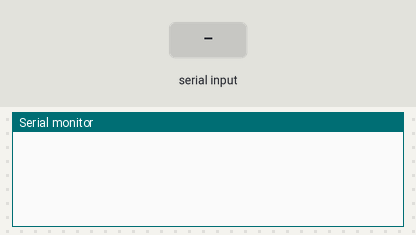
The sketch below on a simulated Arduino Uno, built with avr-gcc and run on an emulated ATmega328P. On the bench: the last lines printed to the serial monitor. The test bench sets the inputs (shaded band).

Above: at 1.3 s.
1.4 s: "A" received over Serial
At 2.7 s:
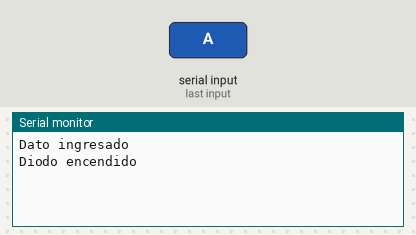
3.0 s: "a" received over the second serial link
At 3.4 s:
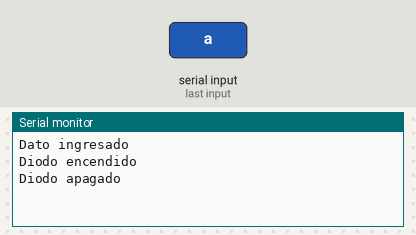

Measured:
- after the input at 1.4 s, the serial monitor: prints a new line after 0.10 s (image 1)
- after the input at 3.0 s, the serial monitor: prints a new line at once (image 2)

The sketch:

Taller_12B_punto_1.ino
```cpp
/*
 * Uso módulo bluetooth HC06, comandado por monitor serial
 * Encendido y apagado de diodos led según la tecla ingresada
 * También se puede conectar a otro dispositivo bluetooth y enviar letra para control de encendido y apagado de diodos
 */

#include <SoftwareSerial.h>                       //libreria necesaria para utilizar pines diferentes al 0 y 1 como TX y RX

//pines de RX y TX
SoftwareSerial miBT(10 , 11);                     //pin 10 ->RX; pin 11->TX


char rxChar = 0;                                  // Variable para recibir datos del puerto serie
int ledpin = 9;                                   // Pin donde se encuentra conectado el led (pin 13)
int power = 12;


void setup(){
  pinMode(power,OUTPUT);
  digitalWrite(power,HIGH);
  delay(100);
  miBT.begin(9600);
  Serial.begin(9600);
}


void loop(){

  if(Serial.available())
  {
    Serial.println("Dato ingresado");
    rxChar = Serial.read();
    if( rxChar == 'A' )                         // Procesar comando de un solo byte, verificar si el dato ingresado es igual al requerido
    {
      digitalWrite(ledpin, HIGH);
      Serial.println("Diodo encendido");
    }
    else if ( rxChar == 'a' )
    {
      digitalWrite(ledpin, LOW);
      Serial.println("Diodo apagado");
    }
    //miBT.write(Serial.read());
  }

  // Si hay datos disponibles en el buffer   -> lee arduino y envia a BT
  if(miBT.available())                         // available -> devuelve verdadero cuando hay datos disponibles en el monitor serial.
  {
    rxChar = miBT.read();                     // Leer un byte y colocarlo en variable.
    if( rxChar == 'A' )                         // Procesar comando de un solo byte, verificar si el dato ingresado es igual al requerido
    {
      digitalWrite(ledpin, HIGH);
      Serial.println("Diodo encendido");
    }
    else if ( rxChar == 'a' )
    {
      digitalWrite(ledpin, LOW);
      Serial.println("Diodo apagado");
    }
  }
  // Podemos hacer otras cosas aquí
  delay(100);

}
```
